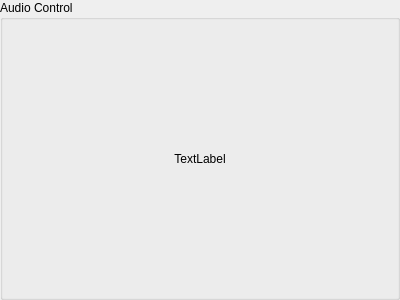
<?xml version="1.0" encoding="UTF-8"?>
<ui version="4.0">
 <class>AudioControlWidget</class>
 <widget class="QGroupBox" name="AudioControlWidget">
  <property name="geometry">
   <rect>
    <x>0</x>
    <y>0</y>
    <width>400</width>
    <height>300</height>
   </rect>
  </property>
  <property name="windowTitle">
   <string>GroupBox</string>
  </property>
  <property name="title">
   <string>Audio Control</string>
  </property>
  <layout class="QVBoxLayout" name="mainLayout">
   <property name="spacing">
    <number>2</number>
   </property>
   <property name="margin">
    <number>2</number>
   </property>
   <item>
    <widget class="QLabel" name="statusLabel">
     <property name="text">
      <string>TextLabel</string>
     </property>
     <property name="alignment">
      <set>Qt::AlignCenter</set>
     </property>
    </widget>
   </item>
  </layout>
 </widget>
 <resources/>
 <connections/>
</ui>
